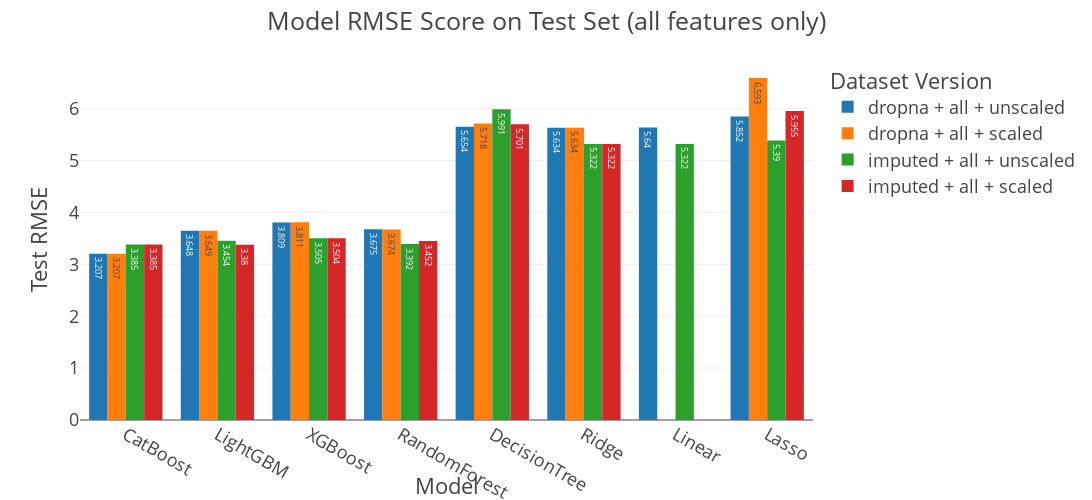

Here is the notebook cell this chart was saved with:
### Code cell
filtered = df_all_ver[df_all_ver['Dataset Version'].str.contains('all')]

order = {'Dataset Version': ['dropna + all + unscaled', 'dropna + all + scaled',
                             'imputed + all + unscaled', 'imputed + all + scaled']}

fig = px.bar(filtered, x='Model', y='Test RMSE', color='Dataset Version',
             barmode='group', category_orders=order, text='Test RMSE')

fig.update_layout(
    title='Model RMSE Score on Test Set (all features only)',
    height=500,
    width=1200
)

fig.show()

### Figure 1 — Plotly figure (JSON) as saved in the notebook; plotly's stock layout.template omitted (floating-point values rounded to 4 significant figures)
{"data": [{"alignmentgroup": "True", "hovertemplate": "Dataset Version=dropna + all + unscaled<br>Model=%{x}<br>Test RMSE=%{text}<extra></extra>", "legendgroup": "dropna + all + unscaled", "marker": {"color": "#1F77B4"}, "name": "dropna + all + unscaled", "offsetgroup": "dropna + all + unscaled", "orientation": "v", "showlegend": true, "text": [3.207, 3.648, 3.809, 3.675, 5.654, 5.634, 5.64, 5.852], "textposition": "auto", "type": "bar", "x": ["CatBoost", "LightGBM", "XGBoost", "RandomForest", "DecisionTree", "Ridge", "Linear", "Lasso"], "xaxis": "x", "y": [3.207, 3.648, 3.809, 3.675, 5.654, 5.634, 5.64, 5.852], "yaxis": "y"}, {"alignmentgroup": "True", "hovertemplate": "Dataset Version=dropna + all + scaled<br>Model=%{x}<br>Test RMSE=%{text}<extra></extra>", "legendgroup": "dropna + all + scaled", "marker": {"color": "#FF7F0E"}, "name": "dropna + all + scaled", "offsetgroup": "dropna + all + scaled", "orientation": "v", "showlegend": true, "text": [3.207, 3.649, 3.811, 3.674, 5.718, 5.634, 6.593], "textposition": "auto", "type": "bar", "x": ["CatBoost", "LightGBM", "XGBoost", "RandomForest", "DecisionTree", "Ridge", "Lasso"], "xaxis": "x", "y": [3.207, 3.649, 3.811, 3.674, 5.718, 5.634, 6.593], "yaxis": "y"}, {"alignmentgroup": "True", "hovertemplate": "Dataset Version=imputed + all + unscaled<br>Model=%{x}<br>Test RMSE=%{text}<extra></extra>", "legendgroup": "imputed + all + unscaled", "marker": {"color": "#2CA02C"}, "name": "imputed + all + unscaled", "offsetgroup": "imputed + all + unscaled", "orientation": "v", "showlegend": true, "text": [3.385, 3.392, 3.454, 3.505, 5.991, 5.322, 5.322, 5.39], "textposition": "auto", "type": "bar", "x": ["CatBoost", "RandomForest", "LightGBM", "XGBoost", "DecisionTree", "Linear", "Ridge", "Lasso"], "xaxis": "x", "y": [3.385, 3.392, 3.454, 3.505, 5.991, 5.322, 5.322, 5.39], "yaxis": "y"}, {"alignmentgroup": "True", "hovertemplate": "Dataset Version=imputed + all + scaled<br>Model=%{x}<br>Test RMSE=%{text}<extra></extra>", "legendgroup": "imputed + all + scaled", "marker": {"color": "#D62728"}, "name": "imputed + all + scaled", "offsetgroup": "imputed + all + scaled", "orientation": "v", "showlegend": true, "text": [3.385, 3.452, 3.38, 3.504, 5.701, 5.322, 5.955], "textposition": "auto", "type": "bar", "x": ["CatBoost", "RandomForest", "LightGBM", "XGBoost", "DecisionTree", "Ridge", "Lasso"], "xaxis": "x", "y": [3.385, 3.452, 3.38, 3.504, 5.701, 5.322, 5.955], "yaxis": "y"}], "layout": {"barmode": "group", "height": 500, "legend": {"title": {"text": "Dataset Version"}, "tracegroupgap": 0}, "margin": {"t": 60}, "title": {"text": "Model RMSE Score on Test Set (all features only)"}, "width": 1200, "xaxis": {"anchor": "y", "domain": [0, 1], "title": {"text": "Model"}}, "yaxis": {"anchor": "x", "domain": [0, 1], "title": {"text": "Test RMSE"}}}}
